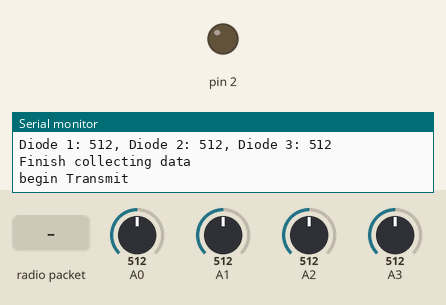
A sketch run on a simulated Arduino Pro Mini, built with avr-gcc and run on an emulated ATmega328P. Parts: output pins drawn as LEDs (lit = HIGH), the last lines printed to the serial monitor. Inputs (shaded band) come from the test bench; at power-on: A0 = 512, A1 = 512, A2 = 512, A3 = 512. No radio packets arrive unless stated; pins used as bus, display or sensor lines are not drawn.

Above: at 6.3 s.
6.4 s: radio packet "d" arrives
9.4 s: radio packet "1" arrives
At 17.3 s:
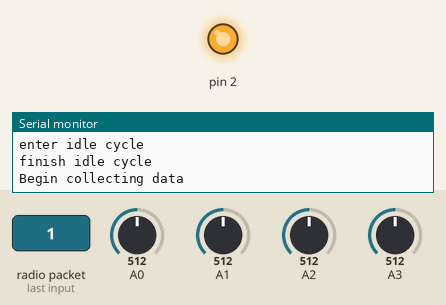
Timing chart, 0 to 18.4 s (numbered marks = the images above; inputs shaded):
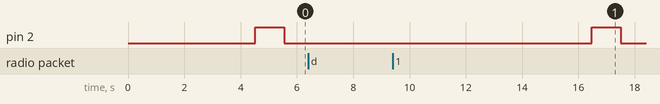

The sketch:

Beacon_Cycle_Checks.ino
```cpp
/*
   This File is to run the inital three cycles of the initial beacon to check the power consumption


*/
#include <SPI.h>
#include <RH_RF95.h>
#include <LowPower.h>

/*
  // for feather32u4
  #define RFM95_CS 8
  #define RFM95_RST 4
  #define RFM95_INT 7
*/

// for Arduino Pro Mini
#define RFM95_CS 10
#define RFM95_RST 4
#define RFM95_INT 3


#define RX_TIME 3000

int sat_Ident[] = {81,114,97,118,83,97,116,49,32}; //should it be alpha-numeric char or numbers????
int satBatVoltage = 0;
int solarPanelVoltage = 0;
int photoDiode1 = 0;
int photoDiode2 = 0;
int photoDiode3 = 0;
int radiopacket[20] = {81,114,97,118,83,97,116,49,32,0,0,0,0,0,0,0,0,0,0};
boolean launched = false;

// Change to 434.0 or other frequency, must match RX's freq!
#define RF95_FREQ 915.0

// Singleton instance of the radio driver
RH_RF95 rf95(RFM95_CS, RFM95_INT);

void setup()
{
  Serial.begin(9600);
  // the next lines doesn't start the testing until the serial monitor is opened.
  while (!Serial) {
    delay(1);
  }
  Serial.println("Initalisation Begins");
  pinMode(RFM95_RST, OUTPUT);
  pinMode(2,OUTPUT);
  digitalWrite(RFM95_RST, HIGH);

  // manual reset
  digitalWrite(RFM95_RST, LOW);
  delay(10);
  digitalWrite(RFM95_RST, HIGH);
  delay(10);

  while (!rf95.init()) {
    Serial.println("LoRa radio init failed");
    Serial.println("Uncomment '#define SERIAL_DEBUG' in RH_RF95.cpp for detailed debug info");
    while (1);
  }
  Serial.println("LoRa radio init OK!");

  // Defaults after init are 434.0MHz, modulation GFSK_Rb250Fd250, +13dbM
  if (!rf95.setFrequency(RF95_FREQ)) {
    Serial.println("setFrequency failed");
    while (1);
  }
  Serial.print("Set Freq to: "); Serial.println(RF95_FREQ);

  rf95.setTxPower(10, false);
  Serial.println("Initalisation finished");
}


void loop()
{
  if (launched == false)
  {
    Serial.println("satellite launches");
    launch(); //shuts down microcontroller for 4 seconds to represent 45 minutes after launch
    launched = true;
    Serial.begin(9600);
    delay(100);
  }

  Serial.println("Begin collecting data");
  collectData(); //collecting data - battery checks, check light sensing diode, current check
  Serial.println("Finish collecting data");

  Serial.println("begin Transmit");
  transmit();
  Serial.println("Transmission complete");

  // Now wait for a reply
  Serial.println("enter receive cycle");
  delay(10);
  recieve();
  Serial.println("finish receive cycle");
  delay(10);
  Serial.println("enter idle cycle");
  delay(10);
  idleBeacon();
  Serial.println("finish idle cycle");

}

void launch()
{
  rf95.sleep();
  Serial.flush();
  delay(100);
  for (int i = 0; i < 4; i++)
  {
    LowPower.powerSave(SLEEP_1S, ADC_OFF, BOD_OFF, TIMER2_OFF);
    //LowPower.idle(SLEEP_1S, ADC_OFF,TIMER4_OFF, TIMER3_OFF, TIMER1_OFF, TIMER0_OFF, SPI_OFF, USART1_OFF, TWI_OFF, USB_OFF); //for arduino feather 32u4
    //LowPower.idle(SLEEP_1S, ADC_OFF,TIMER2_OFF, TIMER1_OFF, TIMER0_OFF, SPI_OFF, USART0_OFF, TWI_OFF); //for arduino pro mini
    //LowPower.powerStandby(SLEEP_1S, ADC_OFF, BOD_OFF);

  }
  delay(100);
  rf95.setModeIdle();
  //USBDevice.attach();
  delay(100);
}

void transmit()
{
  delay(1000);
  radiopacket[10] = satBatVoltage;
  radiopacket[12] = solarPanelVoltage;
  radiopacket[14] = photoDiode1;
  radiopacket[16] = photoDiode2;
  radiopacket[18] = photoDiode3;
  //itoa(satBatVoltage, radiopacket[16], 10);
  Serial.print("Sending: ");
  for(int i = 0; i < sizeof(radiopacket)/2; i++)
  {
    Serial.print(radiopacket[i]);
    Serial.print(", ");
  }
  Serial.println();
  delay(100);
  radiopacket[19] = 0;
  rf95.send((uint8_t *)radiopacket, 20);
  delay(10);
  rf95.waitPacketSent();
  delay(1000);
}

void recieve()
{
  unsigned long timeStamp = millis();
  delay(10);
  do
  {
    if (rf95.available())
    {
      uint8_t buf[RH_RF95_MAX_MESSAGE_LEN];
      uint8_t len = sizeof(buf);

      if (rf95.recv(buf, &len))
      {
        Serial.print("Got: ");
        Serial.println((char*)buf);
        Serial.println("Doing something");
      }
      else
      {
        Serial.println("Receive failed");
      }
    }
  } while (millis() < timeStamp + RX_TIME);
}

void idleBeacon()
{
  rf95.sleep();
  delay(100);
  for (int i = 0; i < 5; i++)
  {
    LowPower.powerSave(SLEEP_1S, ADC_OFF, BOD_OFF, TIMER2_OFF);
    //LowPower.idle(SLEEP_1S, ADC_OFF,TIMER4_OFF, TIMER3_OFF, TIMER1_OFF, TIMER0_OFF, SPI_OFF, USART1_OFF, TWI_OFF, USB_OFF); //for arduino feather 32u4
    //LowPower.idle(SLEEP_1S, ADC_OFF,TIMER2_OFF, TIMER1_OFF, TIMER0_OFF, SPI_OFF, USART0_OFF, TWI_OFF); //for arduino pro mini
    //LowPower.powerStandby(SLEEP_1S, ADC_OFF, BOD_OFF);

  }
  delay(100);
  rf95.setModeIdle();
}

void collectData()
{
  digitalWrite(2,HIGH); //power for light sensing diodes
  delay(1000);

  int batRead=0;
  for(int i = 0;i<50;i++)
  {
  batRead = batRead + analogRead(A3);
  }
  satBatVoltage = batRead/50;
  Serial.print("Battery voltage is: "); Serial.println(satBatVoltage);

  solarPanelVoltage =  solarPanelVoltage+1;
  if ( solarPanelVoltage == 100)
  {
     solarPanelVoltage = 0;
  }
  Serial.print("Solar Panel Voltage: ");
  Serial.println(solarPanelVoltage);

  int diode1=0;
  int diode2=0;
  int diode3=0;
  for (int j=0;j<50;j++)
  {
  diode1 = diode1 + analogRead(A0);
  diode2 = diode2 + analogRead(A1);
  diode3 = diode3 + analogRead(A2);
  }
  photoDiode1 = diode1/50;
  photoDiode2 = diode2/50;
  photoDiode3 = diode3/50;

    Serial.print("Diode 1: ");
  Serial.print(photoDiode1);
    Serial.print(", Diode 2: ");
  Serial.print(photoDiode2);
    Serial.print(", Diode 3: ");
  Serial.println(photoDiode3);
  digitalWrite(2,LOW);
  delay(500);
}
```
